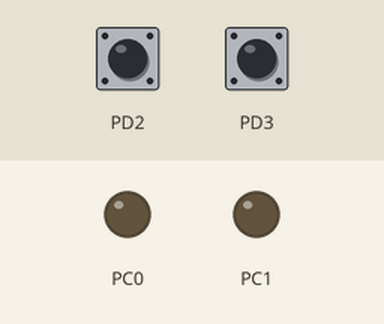
This program was run on a simulated ATmega32, built with avr-gcc and emulated at 8 MHz (the files do not name the chip). Shown: output pins drawn as LEDs (lit = HIGH). Inputs (shaded band) come from the test bench; at power-on: PD2 HIGH, PD3 HIGH.

Above: at 1.2 s.
1.3 s: PD2 pulled LOW for 0.15 s
At 1.37 s:
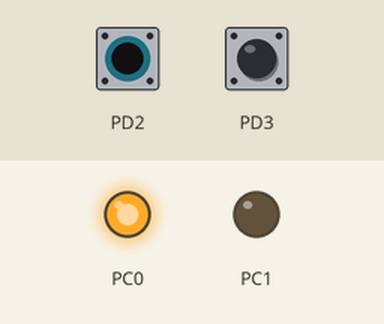
2.9 s: PD3 pulled LOW for 0.15 s
At 2.97 s:
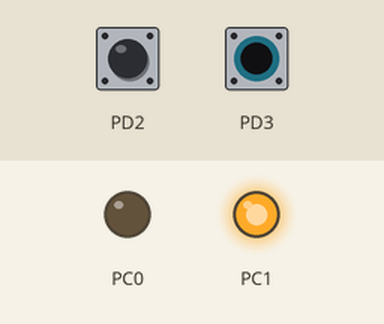
4.5 s: PD3 pulled LOW for 3.2 s
At 8.0 s:
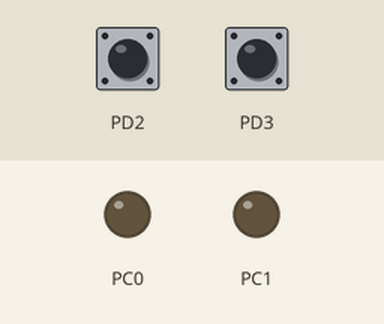
9.2 s: PD2 pulled LOW for 3.2 s
At 10.4 s:
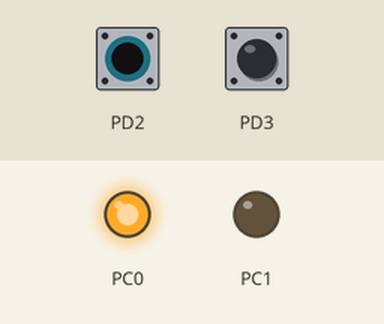
13.9 s: PD2 driven LOW and PD3 driven LOW
At 15.1 s:
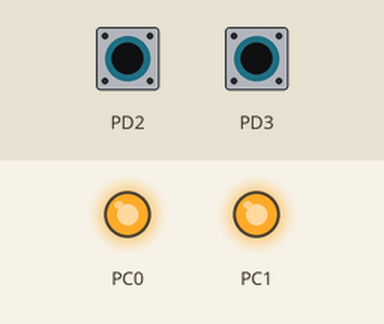
Timing chart, 0 to 16.4 s (numbered marks = the images above; inputs shaded):
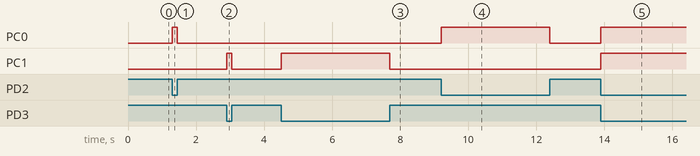

Measured:
- after the input at 1.3 s, PC0: LOW → HIGH at once, → LOW 0.15 s later
- after the input at 2.9 s, PC1: LOW → HIGH at once, → LOW 0.15 s later
- after the input at 4.5 s, PC1: LOW → HIGH at once, → LOW 3.2 s later
- after the input at 9.2 s, PC0: LOW → HIGH at once, → LOW 3.2 s later
- after the input at 13.9 s, PC0, PC1: LOW → HIGH at once

The program:

main.c
```c
#define F_CPU 8000000UL

#include <avr/io.h>
#include <avr/interrupt.h>

#include "STD_TYPES.h"
#include "BIT_MATH.h"
#include "DIO.h"
#include "EXTI.h"

int main(void)
{

	DIO_SetPinDirection(PORT_C, PIN0, OUTPUT);
	DIO_SetPinDirection(PORT_C, PIN1, OUTPUT);


	DIO_SetPinDirection(PORT_D, PIN2, INPUT);
	DIO_SetPinDirection(PORT_D, PIN3, INPUT);


	DIO_SetPinValue(PORT_D, PIN2, HIGH);
	DIO_SetPinValue(PORT_D, PIN3, HIGH);


	EXTI_Init(INT0_ID, ANY_CHANGE);
	EXTI_Init(INT1_ID, ANY_CHANGE);

	EXTI_Enable(INT0_ID);
	EXTI_Enable(INT1_ID);

	GIE_Enable();

	while(1)
	{

	}
}


ISR(INT0_vect)
{
	DIO_TogglePinValue(PORT_C, PIN0);
}


ISR(INT1_vect)
{
	DIO_TogglePinValue(PORT_C, PIN1);
}
```

EXTI.c
```c
#include <avr/io.h>
#include <avr/interrupt.h>

#include "STD_TYPES.h"
#include "BIT_MATH.h"
#include "EXTI.h"

void EXTI_Init(u8 INT_ID, u8 SenseMode)
{
	switch(INT_ID)
	{
		case INT0_ID:

		MCUCR &= ~((1<<ISC01)|(1<<ISC00));

		switch(SenseMode)
		{
			case LOW_LEVEL:
			break;

			case ANY_CHANGE:
			SET_BIT(MCUCR,ISC00);
			break;

			case FALLING_EDGE:
			SET_BIT(MCUCR,ISC01);
			break;

			case RISING_EDGE:
			SET_BIT(MCUCR,ISC00);
			SET_BIT(MCUCR,ISC01);
			break;
		}

		break;

		case INT1_ID:

		MCUCR &= ~((1<<ISC11)|(1<<ISC10));

		switch(SenseMode)
		{
			case LOW_LEVEL:
			break;

			case ANY_CHANGE:
			SET_BIT(MCUCR,ISC10);
			break;

			case FALLING_EDGE:
			SET_BIT(MCUCR,ISC11);
			break;

			case RISING_EDGE:
			SET_BIT(MCUCR,ISC10);
			SET_BIT(MCUCR,ISC11);
			break;
		}

		break;

		case INT2_ID:

		if(SenseMode == FALLING_EDGE)
		CLR_BIT(MCUCSR,ISC2);

		else if(SenseMode == RISING_EDGE)
		SET_BIT(MCUCSR,ISC2);

		break;
	}
}

void EXTI_Enable(u8 INT_ID)
{
	switch(INT_ID)
	{
		case INT0_ID:
		SET_BIT(GICR,INT0);
		break;

		case INT1_ID:
		SET_BIT(GICR,INT1);
		break;

		case INT2_ID:
		SET_BIT(GICR,INT2);
		break;
	}
}

void EXTI_Disable(u8 INT_ID)
{
	switch(INT_ID)
	{
		case INT0_ID:
		CLR_BIT(GICR,INT0);
		break;

		case INT1_ID:
		CLR_BIT(GICR,INT1);
		break;

		case INT2_ID:
		CLR_BIT(GICR,INT2);
		break;
	}
}

void GIE_Enable(void)
{
	sei();
}

void GIE_Disable(void)
{
	cli();
}
```

EXTI.h
```c
#ifndef EXTI_H_
#define EXTI_H_

#include "STD_TYPES.h"


#define INT0_ID      0
#define INT1_ID      1
#define INT2_ID      2


#define LOW_LEVEL      0
#define ANY_CHANGE     1
#define FALLING_EDGE   2
#define RISING_EDGE    3

void EXTI_Init(u8 INT_ID, u8 SenseMode);
void EXTI_Enable(u8 INT_ID);
void EXTI_Disable(u8 INT_ID);
void GIE_Enable(void);
void GIE_Disable(void);

#endif
```

BIT_MATH.h
```c
#ifndef BIT_MATH_H_
#define BIT_MATH_H_

#define SET_BIT(REG,BIT)    (REG |= (1<<BIT))
#define CLR_BIT(REG,BIT)    (REG &= ~(1<<BIT))
#define TOG_BIT(REG,BIT)    (REG ^= (1<<BIT))
#define GET_BIT(REG,BIT)    ((REG>>BIT)&1)

#endif
```

DIO.c
```c
#include <avr/io.h>

#include "STD_TYPES.h"
#include "BIT_MATH.h"
#include "DIO.h"

void DIO_SetPinDirection(u8 Port,u8 Pin,u8 Direction)
{
	switch(Port)
	{
		case PORT_A:
		if(Direction==OUTPUT)
		SET_BIT(DDRA,Pin);
		else
		CLR_BIT(DDRA,Pin);
		break;

		case PORT_B:
		if(Direction==OUTPUT)
		SET_BIT(DDRB,Pin);
		else
		CLR_BIT(DDRB,Pin);
		break;

		case PORT_C:
		if(Direction==OUTPUT)
		SET_BIT(DDRC,Pin);
		else
		CLR_BIT(DDRC,Pin);
		break;

		case PORT_D:
		if(Direction==OUTPUT)
		SET_BIT(DDRD,Pin);
		else
		CLR_BIT(DDRD,Pin);
		break;
	}
}

void DIO_SetPinValue(u8 Port,u8 Pin,u8 Value)
{
	switch(Port)
	{
		case PORT_A:
		if(Value==HIGH)
		SET_BIT(PORTA,Pin);
		else
		CLR_BIT(PORTA,Pin);
		break;

		case PORT_B:
		if(Value==HIGH)
		SET_BIT(PORTB,Pin);
		else
		CLR_BIT(PORTB,Pin);
		break;

		case PORT_C:
		if(Value==HIGH)
		SET_BIT(PORTC,Pin);
		else
		CLR_BIT(PORTC,Pin);
		break;

		case PORT_D:
		if(Value==HIGH)
		SET_BIT(PORTD,Pin);
		else
		CLR_BIT(PORTD,Pin);
		break;
	}
}

void DIO_TogglePinValue(u8 Port,u8 Pin)
{
	switch(Port)
	{
		case PORT_A: TOG_BIT(PORTA,Pin); break;
		case PORT_B: TOG_BIT(PORTB,Pin); break;
		case PORT_C: TOG_BIT(PORTC,Pin); break;
		case PORT_D: TOG_BIT(PORTD,Pin); break;
	}
}

u8 DIO_GetPinValue(u8 Port,u8 Pin)
{
	switch(Port)
	{
		case PORT_A: return GET_BIT(PINA,Pin);
		case PORT_B: return GET_BIT(PINB,Pin);
		case PORT_C: return GET_BIT(PINC,Pin);
		case PORT_D: return GET_BIT(PIND,Pin);
	}

	return 0;
}
```

DIO.h
```c
#ifndef DIO_H_
#define DIO_H_

#include "STD_TYPES.h"


#define PORT_A     0
#define PORT_B     1
#define PORT_C     2
#define PORT_D     3


#define PIN0       0
#define PIN1       1
#define PIN2       2
#define PIN3       3
#define PIN4       4
#define PIN5       5
#define PIN6       6
#define PIN7       7


#define INPUT      0
#define OUTPUT     1


#define LOW        0
#define HIGH       1

void DIO_SetPinDirection(u8 Port,u8 Pin,u8 Direction);
void DIO_SetPinValue(u8 Port,u8 Pin,u8 Value);
void DIO_TogglePinValue(u8 Port,u8 Pin);
u8   DIO_GetPinValue(u8 Port,u8 Pin);

#endif
```

STD_TYPES.h
```c
#ifndef STD_TYPES_H_
#define STD_TYPES_H_

typedef unsigned char       u8;
typedef unsigned short int  u16;
typedef unsigned long int   u32;

typedef signed char         s8;
typedef signed short int    s16;
typedef signed long int     s32;

#endif
```
